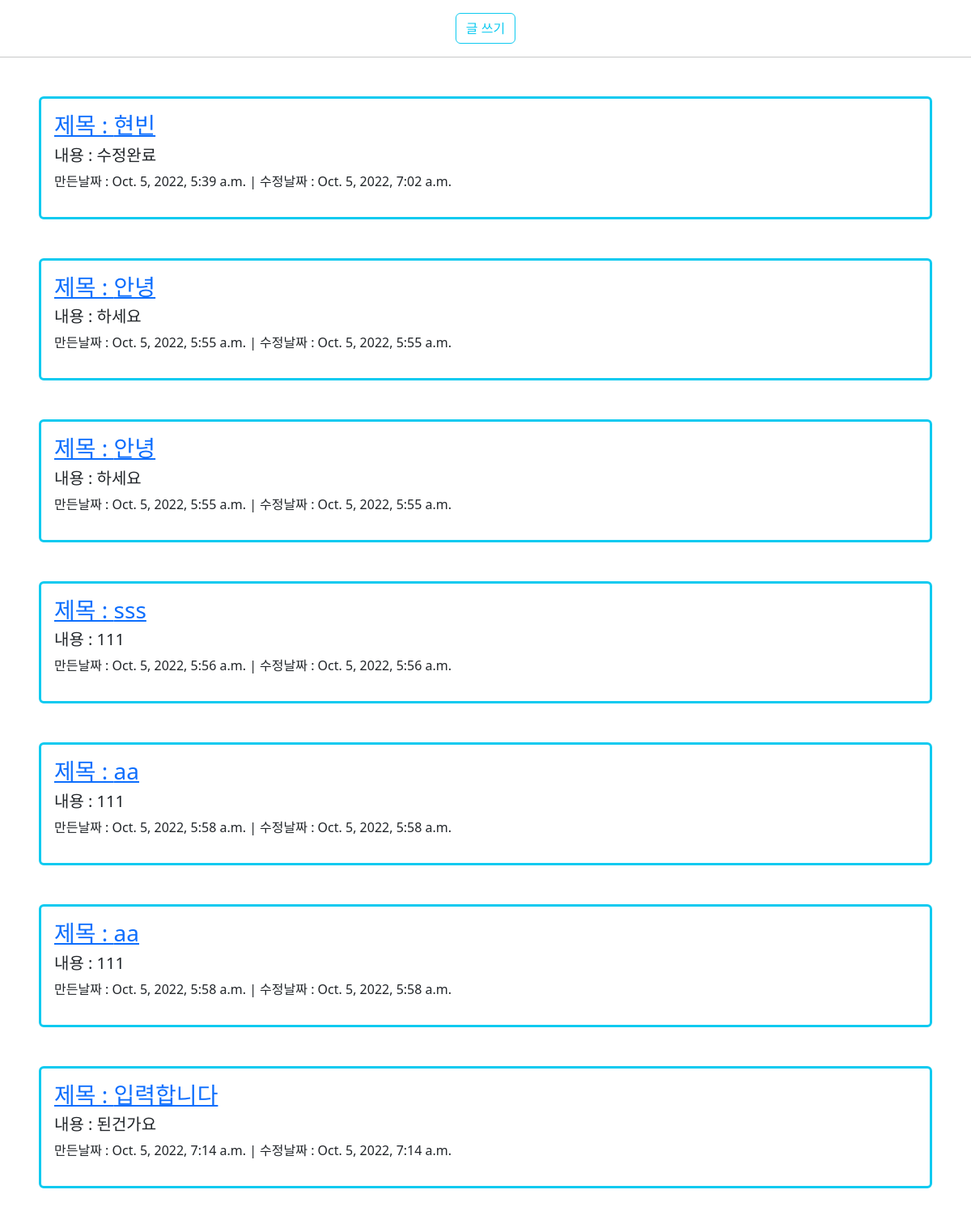
The app's page /articles/ with its own data.
### articles/models.py (models this page shows)
class Review(models.Model):
    title = models.CharField(max_length=80)
    content = models.TextField()
    created_at = models.DateTimeField(auto_now_add=True)
    updated_at = models.DateTimeField(auto_now=True)

### articles/views.py (the view)
# urls.py: path("", views.index, name="index"),
def index(request):
    k = Review.objects.all()
    context = {
        "v": k,
    }
    return render(request, "articles/index.html", context)

### articles/templates/articles/index.html
{% extends 'base.html' %}
{% block content %}
<div class="text-center m-3">
  <a href="{% url 'articles:create' %}" type="button" class="btn btn-outline-info">글 쓰기</a>
</div>
<hr>
{% for i in v %}
<div class="m-5 p-3 border border-3 border-info rounded">
  <a href="{% url 'articles:detail' i.pk %}">
    <h3>제목 : {{i.title}}</h3>
  </a>
  <h5>내용 : {{i.content}}</h5>
  <p>만든날짜 : {{i.created_at}} | 수정날짜 : {{i.updated_at}}</p>
</div>
{% endfor%}
{% endblock %}

### templates/base.html (shortened to what this page needs)
<!DOCTYPE html>
<html lang="en">
<head>
  <link href="https://cdn.jsdelivr.net/npm/bootstrap@5.2.1/dist/css/bootstrap.min.css" rel="stylesheet"
>
</head>
<body>
  {% block content %}
  {% endblock %}
</body>
</html>

### records on screen
Review: title "현빈", content "수정완료", created_at "Oct. 5, 2022, 5:39 a.m.", updated_at "Oct. 5, 2022, 7:02 a.m."
Review: title "안녕", content "하세요", created_at "Oct. 5, 2022, 5:55 a.m.", updated_at "Oct. 5, 2022, 5:55 a.m."
Review: title "안녕", content "하세요", created_at "Oct. 5, 2022, 5:55 a.m.", updated_at "Oct. 5, 2022, 5:55 a.m."
Review: title "sss", content "111", created_at "Oct. 5, 2022, 5:56 a.m.", updated_at "Oct. 5, 2022, 5:56 a.m."
Review: title "aa", content "111", created_at "Oct. 5, 2022, 5:58 a.m.", updated_at "Oct. 5, 2022, 5:58 a.m."
Review: title "aa", content "111", created_at "Oct. 5, 2022, 5:58 a.m.", updated_at "Oct. 5, 2022, 5:58 a.m."
Review: title "입력합니다", content "된건가요", created_at "Oct. 5, 2022, 7:14 a.m.", updated_at "Oct. 5, 2022, 7:14 a.m."
